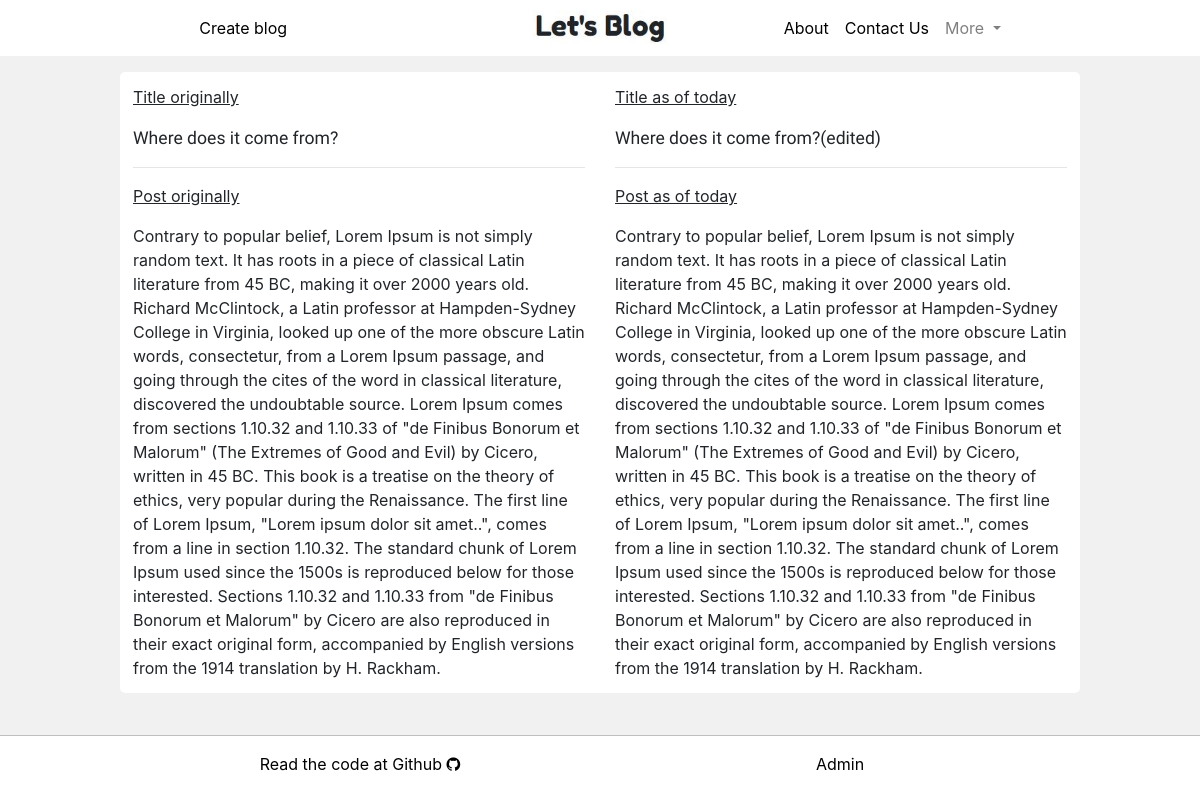
Screenshot of /post/3/history (signed in) with the database file from the repository.
### blogs_app/models.py (models this page shows, shortened)
class Post_model(models.Model):
    author = models.ForeignKey(Author_model, on_delete=models.CASCADE)
    title_original = models.CharField(max_length=200)
    title_edited = models.CharField(max_length=200, default="")
    body_original = models.TextField()
    body_edited = models.TextField(default="")
    created_on = models.DateTimeField(auto_now_add=True)
    created_on = models.DateTimeField(default=timezone.now())
    modified_on = models.DateTimeField(blank=True, null=True)
    published_on = models.DateTimeField(blank=True, null=True)

### blogs_app/views.py (the view)
# urls.py: path('post/<int:pk>/history', DetailPostHistoryView.as_view(), name="history-post"),
class DetailPostHistoryView(LoginRequiredMixin, DetailView):
    login_url = '/login/'
    redirect_field_name = 'next'
    model = Post_model
    template_name = 'blogs_app/post_history.html'
    fields = ['title_original', 'body_original', 'created_on', 'author', 'published_on', 'title_edited', 'body_edited']
    def get_context_data(self, **kwargs):
        context = super().get_context_data(**kwargs)
        author = Author_model.objects.filter(post_model=get_object_or_404(Post_model, id=self.kwargs['pk']))[0].author_name
        context['title'] = 'Post by ' + str(author)
        profile_pic = Author_model.objects.filter(author_name=self.request.user)[0].profile_pic
        context['profile_pic'] = profile_pic
        comments = Comment_model.objects.filter(post=self.kwargs['pk']).order_by('-created_on')
        context['comments'] = comments
        return context

### blogs_app/templates/blogs_app/post_history.html
{% extends 'system_app/base.html' %}
{% block base_body_block %}
{% load staticfiles %}
<link rel="stylesheet" href="{% static 'blogs_app/post_history.css' %}">
<br><br>
<div class="container post-complete">
  <div class="row">
    <div class="col-md-6">
      <p class="underline">Title originally</p> <span class="post-title">{{ post_model.title_edited }}</span><hr>
      <p class="underline">Post originally</p> <span class="">{{ post_model.body_edited }}</span>
    </div>
    <div class="col-md-6">
      <p class="underline">Title as of today</p> <span class="post-title">{{ post_model.title_original }}</span><hr>
      <p class="underline">Post as of today</p> <span class="">{{ post_model.body_original }}</span>
    </div>
  </div>
</div>
<br><br>
<br><br>
{% endblock %}

### system_app/static/system_app/base.css (style rules this page uses)
html, body { height: 100%; margin: 0px; }

### blogs_app/static/blogs_app/post_history.css (style rules this page uses)
.post-complete { background-color: white; padding: 13px; border-radius: 5px; }
body { background-color: #f1f1f1; }
.container { width: 80%; }
.post-title { font-family: 'Expletus Sans', cursive; font-size: 1.1em; }
.underline { text-decoration: underline; }

### rows the page displays
Post_model: title_edited "Where does it come from?", body_edited "Contrary to popular belief, Lorem Ipsum is not simply random text. It has roots in a piece of classical Latin literature from 45 BC, making it over 2000 years old. Richard McClintock, a Latin professor at Hampden-Sydney College in Virginia, looked up one of the more obscure Latin words, consectetur, from a Lorem Ipsum passage, and going through the cites of the word in classical literature, discovered the undoubtable source. Lorem Ipsum comes from sections 1.10.32 and 1.10.33 of \"de Finibus Bonorum et Malorum\" (The Extremes of Good and Evil) by Cicero, written in 45 BC. This book is a treatise on the theory of ethics, very popular during the Renaissance. The first line of Lorem Ipsum,…", title_original "Where does it come from?(edited)", body_original "Contrary to popular belief, Lorem Ipsum is not simply random text. It has roots in a piece of classical Latin literature from 45 BC, making it over 2000 years old. Richard McClintock, a Latin professor at Hampden-Sydney College in Virginia, looked up one of the more obscure Latin words, consectetur, from a Lorem Ipsum passage, and going through the cites of the word in classical literature, discovered the undoubtable source. Lorem Ipsum comes from sections 1.10.32 and 1.10.33 of \"de Finibus Bonorum et Malorum\" (The Extremes of Good and Evil) by Cicero, written in 45 BC. This book is a treatise on the theory of ethics, very popular during the Renaissance. The first line of Lorem Ipsum,…"
